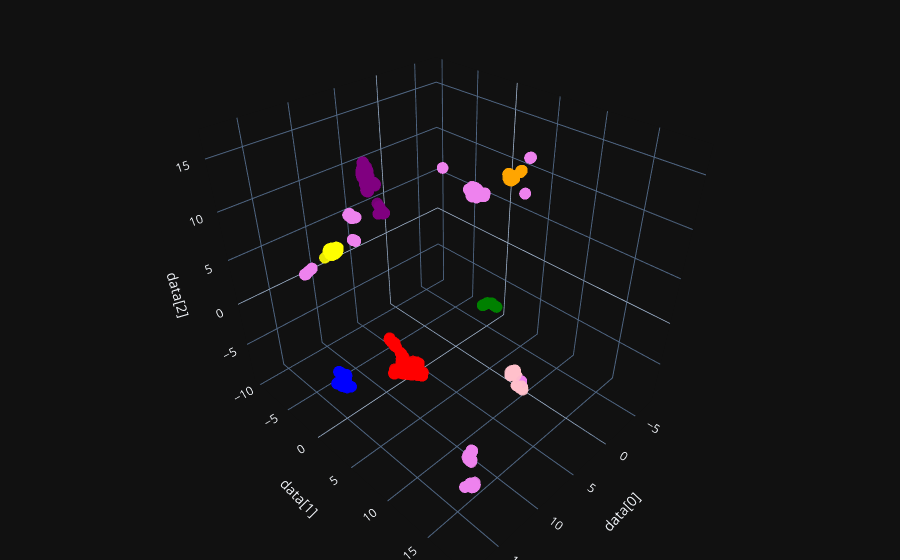

The notebook cell this image was saved under:
### Code cell
make_3D_plot_DBSCAN(Etalon_no_SA_CA_oh_en_no_risk_scale_UMAP_3, epsilon=1.4, min_sam=4)
# 'best_epsilon': 1.4096969696969697,
# 'best_min_samples': 4,

### Figure 1 — Plotly figure (JSON) as saved in the notebook; plotly's stock layout.template omitted (floating-point values rounded to 4 significant figures; data arrays with more than 128 entries replaced by an {"elided": "..."} marker saying what was removed)
{"data": [{"line": {"width": 0.02}, "marker": {"color": {"elided": "1000 str values"}, "opacity": 0.9, "reversescale": true, "size": 4}, "mode": "markers", "x": {"elided": "1000 float values"}, "y": {"elided": "1000 float values"}, "z": {"elided": "1000 float values"}, "type": "scatter3d"}], "layout": {"scene": {"xaxis": {"title": {"text": "data[0]"}}, "yaxis": {"title": {"text": "data[1]"}}, "zaxis": {"title": {"text": "data[2]"}}}, "title": {"text": "*******"}, "margin": {"l": 0, "r": 0, "b": 0, "t": 0}}}
